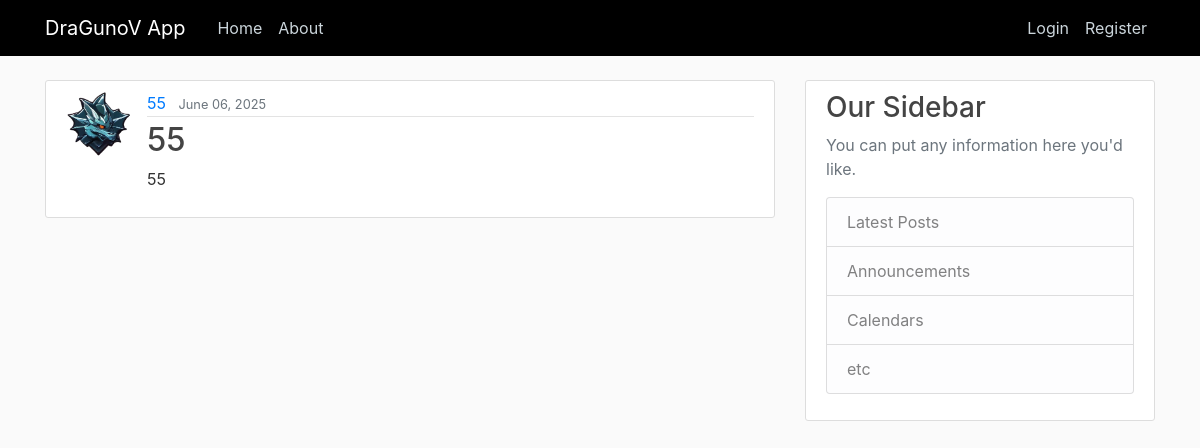
The app's page /post/54/ with its own data.
### MoussawiApp/models.py (models this page shows, shortened)
class Post(models.Model):
    title = models.CharField(max_length=50)
    content = models.TextField()
    date_posted = models.DateTimeField(default=timezone.now)
    author = models.ForeignKey(User, on_delete=models.CASCADE)

### users/models.py (models this page shows, shortened)
class Profile(models.Model):
    user = models.OneToOneField(User, on_delete=models.CASCADE)
    upload_image_file = models.ImageField(upload_to='profile_pics/', blank=True, null=True)
    image = models.URLField(
        default='https://ik.imagekit.io/dragunov/default.jpg?updatedAt=1749255658947',
    )

### MoussawiApp/views.py (the view)
# urls.py: path('post/<int:pk>/', PostDetailView.as_view(), name='post-detail'),
class PostDetailView(DetailView):
    model = Post

### MoussawiApp/templates/MoussawiApp/post_detail.html (shortened to what this page needs)
{% extends "MoussawiApp/base.html" %}
{% block content %}
  <article class="media content-section">
    <img class="rounded-circle article-img" src="{{ object.author.profile.image }}">
    <div class="media-body">
      <div class="article-metadata">
        <a class="mr-2" href="{% url 'user-posts' object.author.username %}">{{ object.author }}</a>
        <small class="text-muted">{{ object.date_posted|date:"F d, Y" }}</small>
      </div>
      <h2 class="article-title">{{ object.title }}</h2>
      <p class="article-content">{{ object.content }}</p>
    </div>
  </article>
{% endblock content %}

### MoussawiApp/static/MoussawiApp/main.css (style rules this page uses)
body { background: #fafafa; color: #333333; margin-top: 5rem; }
h1, h2, h3, h4, h5, h6 { color: #444444; }
.content-section { background: #ffffff; padding: 10px 20px; border: 1px solid #dddddd; border-radius: 3px; margin-bottom: 20px; }
.article-title { color: #444444; }
.article-content { white-space: pre-line; }
.article-img { height: 65px; width: 65px; margin-right: 16px; }
.article-metadata { padding-bottom: 1px; margin-bottom: 4px; border-bottom: 1px solid #e3e3e3 }

### records on screen
Post: author.profile.image (picture), author "55", date_posted "June 06, 2025", title "55", content "55"
